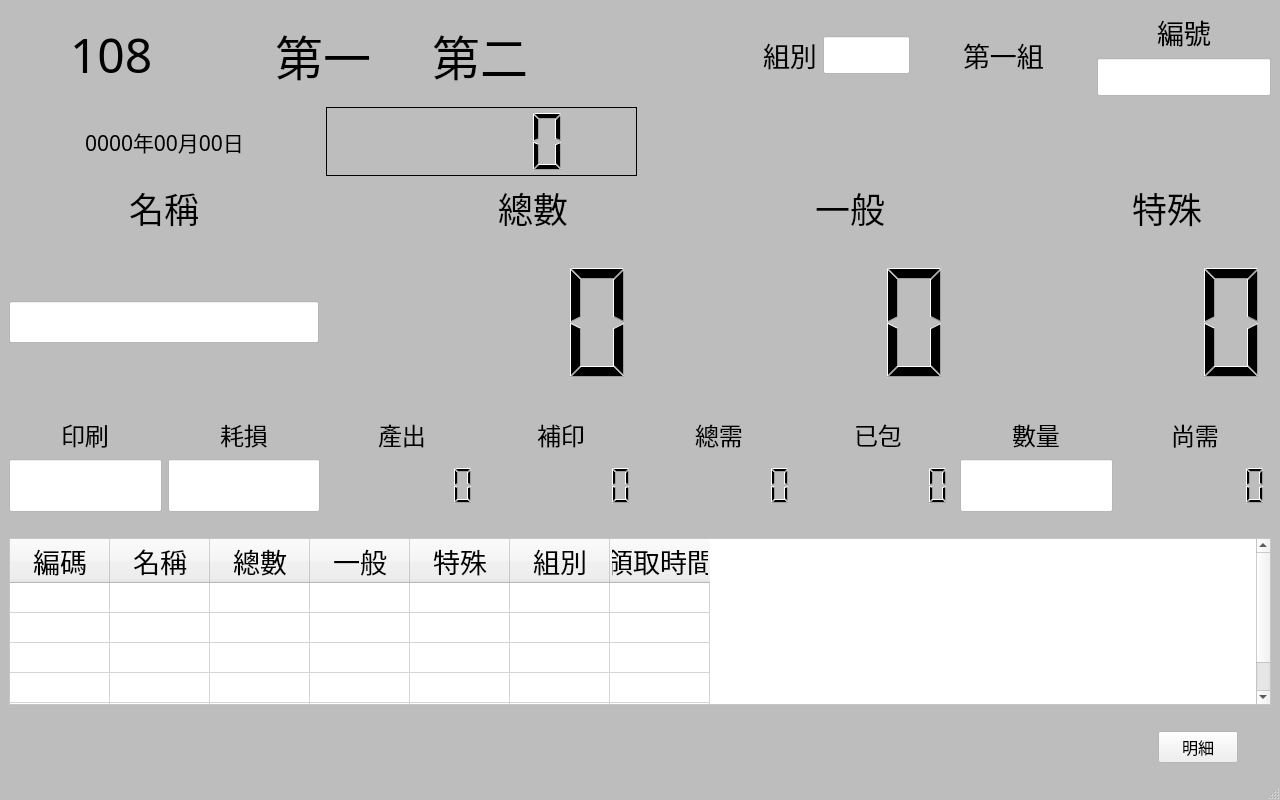
<?xml version="1.0" encoding="UTF-8"?>
<ui version="4.0">
 <class>MainWindow</class>
 <widget class="QMainWindow" name="MainWindow">
  <property name="enabled">
   <bool>true</bool>
  </property>
  <property name="geometry">
   <rect>
    <x>0</x>
    <y>0</y>
    <width>1280</width>
    <height>800</height>
   </rect>
  </property>
  <property name="sizePolicy">
   <sizepolicy hsizetype="Expanding" vsizetype="Expanding">
    <horstretch>0</horstretch>
    <verstretch>0</verstretch>
   </sizepolicy>
  </property>
  <property name="palette">
   <palette>
    <active>
     <colorrole role="Base">
      <brush brushstyle="SolidPattern">
       <color alpha="255">
        <red>255</red>
        <green>255</green>
        <blue>255</blue>
       </color>
      </brush>
     </colorrole>
     <colorrole role="Window">
      <brush brushstyle="SolidPattern">
       <color alpha="255">
        <red>189</red>
        <green>189</green>
        <blue>189</blue>
       </color>
      </brush>
     </colorrole>
    </active>
    <inactive>
     <colorrole role="Base">
      <brush brushstyle="SolidPattern">
       <color alpha="255">
        <red>255</red>
        <green>255</green>
        <blue>255</blue>
       </color>
      </brush>
     </colorrole>
     <colorrole role="Window">
      <brush brushstyle="SolidPattern">
       <color alpha="255">
        <red>189</red>
        <green>189</green>
        <blue>189</blue>
       </color>
      </brush>
     </colorrole>
    </inactive>
    <disabled>
     <colorrole role="Base">
      <brush brushstyle="SolidPattern">
       <color alpha="255">
        <red>189</red>
        <green>189</green>
        <blue>189</blue>
       </color>
      </brush>
     </colorrole>
     <colorrole role="Window">
      <brush brushstyle="SolidPattern">
       <color alpha="255">
        <red>189</red>
        <green>189</green>
        <blue>189</blue>
       </color>
      </brush>
     </colorrole>
    </disabled>
   </palette>
  </property>
  <property name="font">
   <font>
    <family>標楷體</family>
    <pointsize>12</pointsize>
   </font>
  </property>
  <property name="windowTitle">
   <string>作用業</string>
  </property>
  <widget class="QWidget" name="centralwidget">
   <property name="sizePolicy">
    <sizepolicy hsizetype="Preferred" vsizetype="Preferred">
     <horstretch>0</horstretch>
     <verstretch>0</verstretch>
    </sizepolicy>
   </property>
   <property name="baseSize">
    <size>
     <width>1280</width>
     <height>720</height>
    </size>
   </property>
   <property name="palette">
    <palette>
     <active>
      <colorrole role="Base">
       <brush brushstyle="SolidPattern">
        <color alpha="255">
         <red>255</red>
         <green>255</green>
         <blue>255</blue>
        </color>
       </brush>
      </colorrole>
      <colorrole role="Window">
       <brush brushstyle="SolidPattern">
        <color alpha="255">
         <red>255</red>
         <green>255</green>
         <blue>255</blue>
        </color>
       </brush>
      </colorrole>
     </active>
     <inactive>
      <colorrole role="Base">
       <brush brushstyle="SolidPattern">
        <color alpha="255">
         <red>255</red>
         <green>255</green>
         <blue>255</blue>
        </color>
       </brush>
      </colorrole>
      <colorrole role="Window">
       <brush brushstyle="SolidPattern">
        <color alpha="255">
         <red>255</red>
         <green>255</green>
         <blue>255</blue>
        </color>
       </brush>
      </colorrole>
     </inactive>
     <disabled>
      <colorrole role="Base">
       <brush brushstyle="SolidPattern">
        <color alpha="255">
         <red>255</red>
         <green>255</green>
         <blue>255</blue>
        </color>
       </brush>
      </colorrole>
      <colorrole role="Window">
       <brush brushstyle="SolidPattern">
        <color alpha="255">
         <red>255</red>
         <green>255</green>
         <blue>255</blue>
        </color>
       </brush>
      </colorrole>
     </disabled>
    </palette>
   </property>
   <property name="font">
    <font>
     <family>標楷體</family>
     <pointsize>12</pointsize>
    </font>
   </property>
   <layout class="QGridLayout" name="gridLayout_2">
    <item row="0" column="0">
     <layout class="QGridLayout" name="gridLayout" rowstretch="4,3,10,2,2,9,1" columnstretch="1,1,1,1">
      <item row="6" column="3">
       <layout class="QGridLayout" name="gridLayout_3" columnstretch="6,1,1">
        <item row="0" column="1">
         <widget class="QPushButton" name="BN_Detail">
          <property name="focusPolicy">
           <enum>Qt::NoFocus</enum>
          </property>
          <property name="text">
           <string>明細</string>
          </property>
         </widget>
        </item>
        <item row="0" column="2">
         <spacer name="verticalSpacer_2">
          <property name="orientation">
           <enum>Qt::Vertical</enum>
          </property>
          <property name="sizeHint" stdset="0">
           <size>
            <width>20</width>
            <height>40</height>
           </size>
          </property>
         </spacer>
        </item>
        <item row="0" column="0">
         <spacer name="verticalSpacer">
          <property name="orientation">
           <enum>Qt::Vertical</enum>
          </property>
          <property name="sizeType">
           <enum>QSizePolicy::Fixed</enum>
          </property>
         </spacer>
        </item>
       </layout>
      </item>
      <item row="0" column="2" colspan="2">
       <layout class="QGridLayout" name="gridLayout_9" rowstretch="6,1" columnstretch="2,1,2,2">
        <item row="0" column="2" rowspan="2" alignment="Qt::AlignHCenter">
         <widget class="QLabel" name="L_Group">
          <property name="font">
           <font>
            <pointsize>20</pointsize>
           </font>
          </property>
          <property name="text">
           <string>第一組</string>
          </property>
         </widget>
        </item>
        <item row="0" column="0" rowspan="2" alignment="Qt::AlignRight">
         <widget class="QLabel" name="L_GroupName">
          <property name="font">
           <font>
            <pointsize>20</pointsize>
           </font>
          </property>
          <property name="text">
           <string>組別</string>
          </property>
         </widget>
        </item>
        <item row="0" column="1" rowspan="2">
         <widget class="QLineEdit" name="LE_Group">
          <property name="sizePolicy">
           <sizepolicy hsizetype="Expanding" vsizetype="Fixed">
            <horstretch>0</horstretch>
            <verstretch>0</verstretch>
           </sizepolicy>
          </property>
          <property name="minimumSize">
           <size>
            <width>10</width>
            <height>0</height>
           </size>
          </property>
          <property name="font">
           <font>
            <pointsize>16</pointsize>
           </font>
          </property>
          <property name="focusPolicy">
           <enum>Qt::StrongFocus</enum>
          </property>
          <property name="alignment">
           <set>Qt::AlignCenter</set>
          </property>
         </widget>
        </item>
        <item row="0" column="3" rowspan="2">
         <layout class="QGridLayout" name="gridLayout_11">
          <item row="0" column="0" alignment="Qt::AlignHCenter|Qt::AlignBottom">
           <widget class="QLabel" name="L_NO">
            <property name="font">
             <font>
              <pointsize>20</pointsize>
             </font>
            </property>
            <property name="text">
             <string>編號</string>
            </property>
           </widget>
          </item>
          <item row="1" column="0" alignment="Qt::AlignTop">
           <widget class="QLineEdit" name="LE_NO">
            <property name="font">
             <font>
              <pointsize>16</pointsize>
             </font>
            </property>
            <property name="focusPolicy">
             <enum>Qt::ClickFocus</enum>
            </property>
           </widget>
          </item>
         </layout>
        </item>
       </layout>
      </item>
      <item row="0" column="0" colspan="2">
       <layout class="QGridLayout" name="gridLayout_8">
        <item row="0" column="1" alignment="Qt::AlignHCenter">
         <widget class="QLabel" name="L_TestKind">
          <property name="font">
           <font>
            <family>標楷體</family>
            <pointsize>36</pointsize>
           </font>
          </property>
          <property name="text">
           <string>第一</string>
          </property>
         </widget>
        </item>
        <item row="0" column="0" alignment="Qt::AlignHCenter|Qt::AlignVCenter">
         <widget class="QLabel" name="L_Year">
          <property name="font">
           <font>
            <pointsize>36</pointsize>
           </font>
          </property>
          <property name="text">
           <string>108</string>
          </property>
         </widget>
        </item>
        <item row="0" column="2">
         <widget class="QLabel" name="L_Subject">
          <property name="font">
           <font>
            <pointsize>36</pointsize>
           </font>
          </property>
          <property name="text">
           <string>第二</string>
          </property>
         </widget>
        </item>
       </layout>
      </item>
      <item row="3" column="0" rowspan="2" colspan="4">
       <layout class="QGridLayout" name="gridLayout_5" rowstretch="1,0" columnstretch="1,1,1,1,1,1,1,1">
        <item row="1" column="7">
         <widget class="QLCDNumber" name="LCD_ExProduce">
          <property name="frameShape">
           <enum>QFrame::NoFrame</enum>
          </property>
          <property name="digitCount">
           <number>7</number>
          </property>
         </widget>
        </item>
        <item row="0" column="7" alignment="Qt::AlignHCenter|Qt::AlignBottom">
         <widget class="QLabel" name="label_6">
          <property name="font">
           <font>
            <pointsize>18</pointsize>
           </font>
          </property>
          <property name="text">
           <string>尚需</string>
          </property>
         </widget>
        </item>
        <item row="1" column="2">
         <widget class="QLCDNumber" name="LCD_Produce">
          <property name="font">
           <font>
            <pointsize>20</pointsize>
           </font>
          </property>
          <property name="frameShape">
           <enum>QFrame::NoFrame</enum>
          </property>
          <property name="digitCount">
           <number>7</number>
          </property>
         </widget>
        </item>
        <item row="0" column="4" alignment="Qt::AlignHCenter|Qt::AlignBottom">
         <widget class="QLabel" name="label_11">
          <property name="font">
           <font>
            <pointsize>18</pointsize>
           </font>
          </property>
          <property name="text">
           <string>總需</string>
          </property>
         </widget>
        </item>
        <item row="0" column="3" alignment="Qt::AlignHCenter|Qt::AlignBottom">
         <widget class="QLabel" name="label_10">
          <property name="font">
           <font>
            <pointsize>18</pointsize>
           </font>
          </property>
          <property name="text">
           <string>補印</string>
          </property>
         </widget>
        </item>
        <item row="1" column="4">
         <widget class="QLCDNumber" name="LCD_VenueNeed">
          <property name="frameShape">
           <enum>QFrame::NoFrame</enum>
          </property>
          <property name="digitCount">
           <number>7</number>
          </property>
         </widget>
        </item>
        <item row="1" column="5">
         <widget class="QLCDNumber" name="LCD_Packed">
          <property name="frameShape">
           <enum>QFrame::NoFrame</enum>
          </property>
          <property name="frameShadow">
           <enum>QFrame::Raised</enum>
          </property>
          <property name="digitCount">
           <number>7</number>
          </property>
         </widget>
        </item>
        <item row="1" column="0">
         <widget class="QLineEdit" name="LE_Print">
          <property name="sizePolicy">
           <sizepolicy hsizetype="Expanding" vsizetype="Expanding">
            <horstretch>0</horstretch>
            <verstretch>0</verstretch>
           </sizepolicy>
          </property>
          <property name="font">
           <font>
            <pointsize>24</pointsize>
           </font>
          </property>
          <property name="focusPolicy">
           <enum>Qt::StrongFocus</enum>
          </property>
          <property name="alignment">
           <set>Qt::AlignRight|Qt::AlignTrailing|Qt::AlignVCenter</set>
          </property>
         </widget>
        </item>
        <item row="1" column="1">
         <widget class="QLineEdit" name="LE_Waste">
          <property name="sizePolicy">
           <sizepolicy hsizetype="Expanding" vsizetype="Expanding">
            <horstretch>0</horstretch>
            <verstretch>0</verstretch>
           </sizepolicy>
          </property>
          <property name="font">
           <font>
            <pointsize>24</pointsize>
           </font>
          </property>
          <property name="focusPolicy">
           <enum>Qt::StrongFocus</enum>
          </property>
          <property name="alignment">
           <set>Qt::AlignRight|Qt::AlignTrailing|Qt::AlignVCenter</set>
          </property>
         </widget>
        </item>
        <item row="0" column="1" alignment="Qt::AlignHCenter|Qt::AlignBottom">
         <widget class="QLabel" name="label_5">
          <property name="font">
           <font>
            <pointsize>18</pointsize>
           </font>
          </property>
          <property name="text">
           <string>耗損</string>
          </property>
         </widget>
        </item>
        <item row="0" column="0" alignment="Qt::AlignHCenter|Qt::AlignBottom">
         <widget class="QLabel" name="label_4">
          <property name="font">
           <font>
            <pointsize>18</pointsize>
           </font>
          </property>
          <property name="text">
           <string>印刷</string>
          </property>
         </widget>
        </item>
        <item row="0" column="5" alignment="Qt::AlignHCenter|Qt::AlignBottom">
         <widget class="QLabel" name="label_9">
          <property name="font">
           <font>
            <pointsize>18</pointsize>
           </font>
          </property>
          <property name="text">
           <string>已包</string>
          </property>
         </widget>
        </item>
        <item row="0" column="2" alignment="Qt::AlignHCenter|Qt::AlignBottom">
         <widget class="QLabel" name="label_8">
          <property name="font">
           <font>
            <pointsize>18</pointsize>
           </font>
          </property>
          <property name="text">
           <string>產出</string>
          </property>
         </widget>
        </item>
        <item row="0" column="6" alignment="Qt::AlignHCenter|Qt::AlignBottom">
         <widget class="QLabel" name="label_12">
          <property name="font">
           <font>
            <pointsize>18</pointsize>
           </font>
          </property>
          <property name="text">
           <string>數量</string>
          </property>
         </widget>
        </item>
        <item row="1" column="6">
         <widget class="QLineEdit" name="LE_Table">
          <property name="sizePolicy">
           <sizepolicy hsizetype="Expanding" vsizetype="Expanding">
            <horstretch>0</horstretch>
            <verstretch>0</verstretch>
           </sizepolicy>
          </property>
          <property name="font">
           <font>
            <pointsize>24</pointsize>
           </font>
          </property>
          <property name="focusPolicy">
           <enum>Qt::StrongFocus</enum>
          </property>
          <property name="alignment">
           <set>Qt::AlignRight|Qt::AlignTrailing|Qt::AlignVCenter</set>
          </property>
         </widget>
        </item>
        <item row="1" column="3">
         <widget class="QLCDNumber" name="LCD_ExPrint">
          <property name="frameShape">
           <enum>QFrame::NoFrame</enum>
          </property>
          <property name="digitCount">
           <number>7</number>
          </property>
         </widget>
        </item>
       </layout>
      </item>
      <item row="5" column="0" colspan="4">
       <layout class="QGridLayout" name="gridLayout_6" rowstretch="1,20,1">
        <item row="1" column="0">
         <widget class="QTableWidget" name="TABLE">
          <property name="font">
           <font>
            <family>標楷體</family>
            <pointsize>20</pointsize>
           </font>
          </property>
          <property name="focusPolicy">
           <enum>Qt::NoFocus</enum>
          </property>
          <property name="sizeAdjustPolicy">
           <enum>QAbstractScrollArea::AdjustToContents</enum>
          </property>
          <property name="editTriggers">
           <set>QAbstractItemView::NoEditTriggers</set>
          </property>
          <property name="selectionMode">
           <enum>QAbstractItemView::NoSelection</enum>
          </property>
          <property name="rowCount">
           <number>5</number>
          </property>
          <property name="columnCount">
           <number>7</number>
          </property>
          <attribute name="horizontalHeaderVisible">
           <bool>true</bool>
          </attribute>
          <attribute name="horizontalHeaderStretchLastSection">
           <bool>false</bool>
          </attribute>
          <attribute name="verticalHeaderVisible">
           <bool>false</bool>
          </attribute>
          <row/>
          <row/>
          <row/>
          <row/>
          <row/>
          <column>
           <property name="text">
            <string>編碼</string>
           </property>
           <property name="textAlignment">
            <set>AlignCenter</set>
           </property>
          </column>
          <column>
           <property name="text">
            <string>名稱</string>
           </property>
          </column>
          <column>
           <property name="text">
            <string>總數</string>
           </property>
          </column>
          <column>
           <property name="text">
            <string>一般</string>
           </property>
          </column>
          <column>
           <property name="text">
            <string>特殊</string>
           </property>
          </column>
          <column>
           <property name="text">
            <string>組別</string>
           </property>
          </column>
          <column>
           <property name="text">
            <string>領取時間</string>
           </property>
          </column>
          <item row="1" column="0">
           <property name="text">
            <string/>
           </property>
           <property name="background">
            <brush brushstyle="NoBrush">
             <color alpha="255">
              <red>167</red>
              <green>167</green>
              <blue>167</blue>
             </color>
            </brush>
           </property>
          </item>
         </widget>
        </item>
        <item row="2" column="0">
         <spacer name="horizontalSpacer_3">
          <property name="orientation">
           <enum>Qt::Horizontal</enum>
          </property>
          <property name="sizeHint" stdset="0">
           <size>
            <width>40</width>
            <height>20</height>
           </size>
          </property>
         </spacer>
        </item>
        <item row="0" column="0">
         <spacer name="horizontalSpacer_4">
          <property name="orientation">
           <enum>Qt::Horizontal</enum>
          </property>
          <property name="sizeHint" stdset="0">
           <size>
            <width>40</width>
            <height>20</height>
           </size>
          </property>
         </spacer>
        </item>
       </layout>
      </item>
      <item row="2" column="0" colspan="4">
       <layout class="QGridLayout" name="gridLayout_4" rowstretch="1,5" columnstretch="3,1,2,1,2,1,2">
        <property name="horizontalSpacing">
         <number>7</number>
        </property>
        <property name="verticalSpacing">
         <number>0</number>
        </property>
        <item row="0" column="1">
         <spacer name="horizontalSpacer">
          <property name="orientation">
           <enum>Qt::Horizontal</enum>
          </property>
          <property name="sizeHint" stdset="0">
           <size>
            <width>40</width>
            <height>20</height>
           </size>
          </property>
         </spacer>
        </item>
        <item row="0" column="5">
         <spacer name="horizontalSpacer_5">
          <property name="orientation">
           <enum>Qt::Horizontal</enum>
          </property>
          <property name="sizeHint" stdset="0">
           <size>
            <width>40</width>
            <height>20</height>
           </size>
          </property>
         </spacer>
        </item>
        <item row="1" column="6">
         <widget class="QLCDNumber" name="LCD_VenueSpecial">
          <property name="sizePolicy">
           <sizepolicy hsizetype="Expanding" vsizetype="Expanding">
            <horstretch>0</horstretch>
            <verstretch>0</verstretch>
           </sizepolicy>
          </property>
          <property name="frameShape">
           <enum>QFrame::NoFrame</enum>
          </property>
          <property name="digitCount">
           <number>3</number>
          </property>
         </widget>
        </item>
        <item row="1" column="4">
         <widget class="QLCDNumber" name="LCD_VenueNormal">
          <property name="sizePolicy">
           <sizepolicy hsizetype="Expanding" vsizetype="Expanding">
            <horstretch>0</horstretch>
            <verstretch>0</verstretch>
           </sizepolicy>
          </property>
          <property name="frameShape">
           <enum>QFrame::NoFrame</enum>
          </property>
          <property name="digitCount">
           <number>3</number>
          </property>
         </widget>
        </item>
        <item row="0" column="3">
         <spacer name="horizontalSpacer_2">
          <property name="orientation">
           <enum>Qt::Horizontal</enum>
          </property>
          <property name="sizeHint" stdset="0">
           <size>
            <width>40</width>
            <height>20</height>
           </size>
          </property>
         </spacer>
        </item>
        <item row="0" column="0" alignment="Qt::AlignHCenter">
         <widget class="QLabel" name="L_VenueName">
          <property name="font">
           <font>
            <pointsize>26</pointsize>
           </font>
          </property>
          <property name="text">
           <string>名稱</string>
          </property>
         </widget>
        </item>
        <item row="0" column="4" alignment="Qt::AlignHCenter">
         <widget class="QLabel" name="L_VenueNormal">
          <property name="font">
           <font>
            <pointsize>26</pointsize>
           </font>
          </property>
          <property name="text">
           <string>一般</string>
          </property>
         </widget>
        </item>
        <item row="0" column="6" alignment="Qt::AlignHCenter">
         <widget class="QLabel" name="L_VenueSpecial">
          <property name="font">
           <font>
            <pointsize>26</pointsize>
           </font>
          </property>
          <property name="text">
           <string>特殊</string>
          </property>
         </widget>
        </item>
        <item row="0" column="2" alignment="Qt::AlignHCenter">
         <widget class="QLabel" name="L_VenueTotal">
          <property name="font">
           <font>
            <pointsize>26</pointsize>
           </font>
          </property>
          <property name="text">
           <string>總數</string>
          </property>
         </widget>
        </item>
        <item row="1" column="0">
         <layout class="QGridLayout" name="gridLayout_10">
          <item row="0" column="0">
           <widget class="QLineEdit" name="LE_VenueName">
            <property name="sizePolicy">
             <sizepolicy hsizetype="Expanding" vsizetype="Fixed">
              <horstretch>0</horstretch>
              <verstretch>0</verstretch>
             </sizepolicy>
            </property>
            <property name="font">
             <font>
              <pointsize>18</pointsize>
             </font>
            </property>
            <property name="focusPolicy">
             <enum>Qt::NoFocus</enum>
            </property>
            <property name="readOnly">
             <bool>true</bool>
            </property>
           </widget>
          </item>
         </layout>
        </item>
        <item row="1" column="2">
         <widget class="QLCDNumber" name="LCD_VenueTotal">
          <property name="sizePolicy">
           <sizepolicy hsizetype="Expanding" vsizetype="Expanding">
            <horstretch>0</horstretch>
            <verstretch>0</verstretch>
           </sizepolicy>
          </property>
          <property name="frameShape">
           <enum>QFrame::NoFrame</enum>
          </property>
          <property name="digitCount">
           <number>3</number>
          </property>
          <property name="segmentStyle">
           <enum>QLCDNumber::Filled</enum>
          </property>
         </widget>
        </item>
       </layout>
      </item>
      <item row="1" column="0" colspan="2">
       <layout class="QGridLayout" name="gridLayout_12">
        <item row="0" column="0" alignment="Qt::AlignHCenter">
         <widget class="QLabel" name="L_Date">
          <property name="font">
           <font>
            <pointsize>16</pointsize>
           </font>
          </property>
          <property name="text">
           <string>0000年00月00日</string>
          </property>
         </widget>
        </item>
        <item row="0" column="1">
         <widget class="QLCDNumber" name="LCD_Time">
          <property name="font">
           <font>
            <pointsize>23</pointsize>
           </font>
          </property>
          <property name="frameShadow">
           <enum>QFrame::Plain</enum>
          </property>
          <property name="digitCount">
           <number>5</number>
          </property>
          <property name="segmentStyle">
           <enum>QLCDNumber::Filled</enum>
          </property>
          <property name="intValue" stdset="0">
           <number>11022033</number>
          </property>
         </widget>
        </item>
       </layout>
      </item>
     </layout>
    </item>
   </layout>
  </widget>
  <widget class="QMenuBar" name="menubar">
   <property name="geometry">
    <rect>
     <x>0</x>
     <y>0</y>
     <width>1280</width>
     <height>22</height>
    </rect>
   </property>
  </widget>
  <widget class="QStatusBar" name="statusbar"/>
 </widget>
 <resources/>
 <connections/>
</ui>
